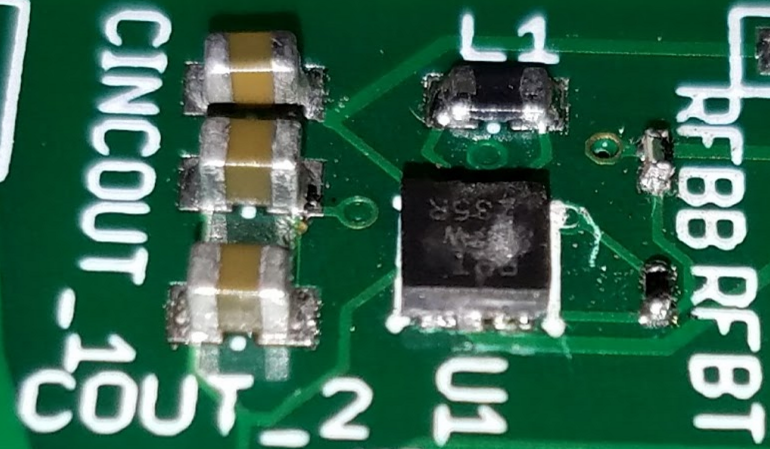
%> input picture test.png, 770 x 449 px
$ octave 'Code Testing.m'   (GNU Octave 9; MATLAB toolbox functions it lacks are replaced by stand-ins)
%> lines starting %> are read from the running program, lines starting %| are printed output that depends on the picture
%%LECTURES NOTES FROM UDACITY - COMPUTER VISION
%% WEEK 1 - 1AL1 - 2AL6
%{

%}
%load image package

brd = imread('test.png');
%> brd is the input picture: size 449x770x3 uint8; mean R, G, B 59.3, 105.1, 83.6
figure,imshow(brd),title('original');
gray_brd = rgb2gray(brd);
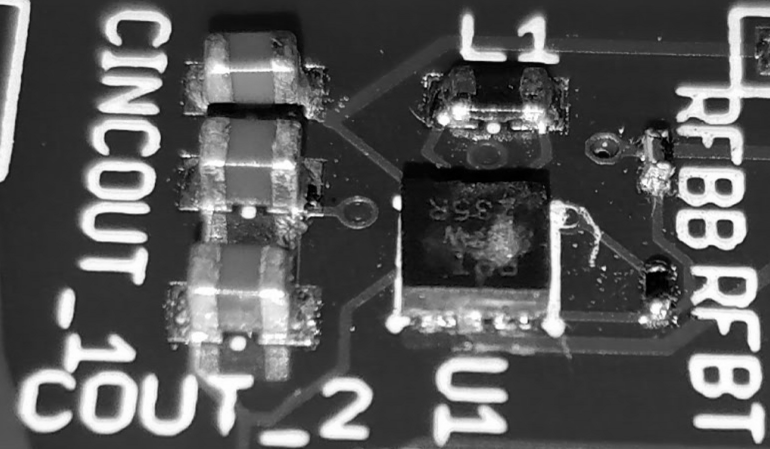
%> gray_brd: size 449x770 uint8; min 0, max 255, mean 88.9
figure, imshow(gray_brd), title('gray');
edge = edge(gray_brd, 'canny',[],2);
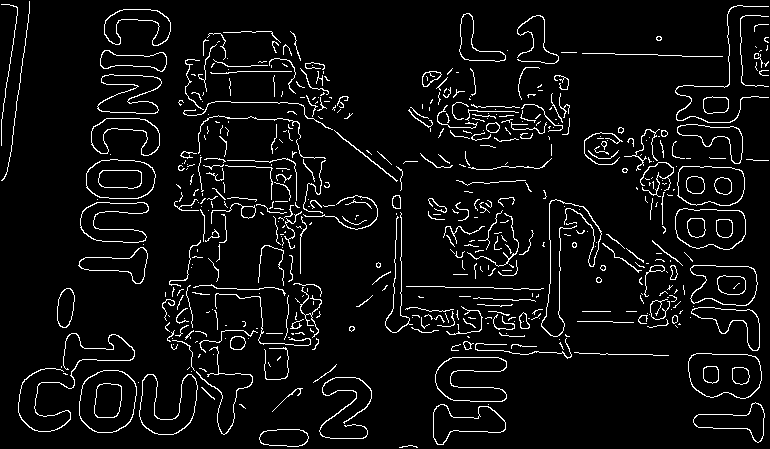
%> edge: size 449x770 logical; 5.7% white in thin lines or dots
figure, imshow(edge), title('edges');
